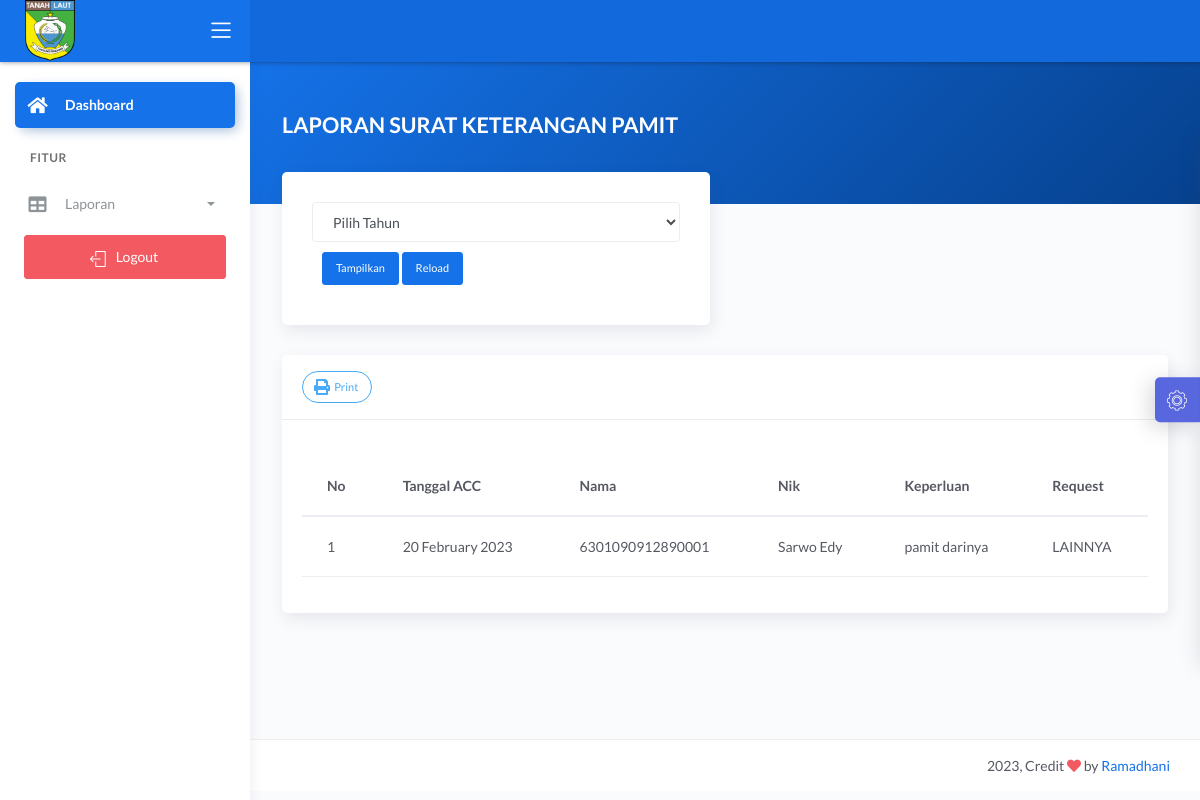
Screenshot of /demo1/main2.php?halaman=laporan_skp (signed in) with the database file from the repository.
### tables this page shows
CREATE TABLE `data_request_skp` (
  `id_request_skp` int(11) NOT NULL,
  `nik` varchar(16) NOT NULL,
  `tanggal_request` timestamp NOT NULL DEFAULT current_timestamp(),
  `scan_ktp` text NOT NULL,
  `scan_kk` text NOT NULL,
  `keperluan` varchar(30) NOT NULL,
  `keterangan` varchar(50) NOT NULL DEFAULT 'Data sedang diperiksa oleh Staf',
  `request` varchar(20) NOT NULL DEFAULT 'LAINNYA',
  `status` int(11) NOT NULL DEFAULT 0,
  `acc` date NOT NULL
);

CREATE TABLE `data_user` (
  `nik` varchar(16) NOT NULL,
  `password` varchar(225) NOT NULL,
  `hak_akses` varchar(225) NOT NULL,
  `nama` varchar(30) NOT NULL,
  `tanggal_lahir` date NOT NULL,
  `tempat_lahir` varchar(30) NOT NULL,
  `jekel` varchar(20) NOT NULL,
  `agama` varchar(20) NOT NULL,
  `alamat` text NOT NULL,
  `telepon` varchar(13) NOT NULL,
  `status_warga` varchar(30) NOT NULL
);

### demo1/laporan_skp.php (the view, shortened to what this page needs)
<?php
include '../konek.php';
?>
<?php
	if(!isset($_POST['tampilkan'])){
		$tahun = isset($_POST['tahun']) ? $_POST['tahun'] : '';
	$sql = "SELECT
		data_user.nik,
		data_user.nama,
		data_request_skp.acc,
		data_request_skp.keperluan,
		data_request_skp.request
	FROM
		data_user
	INNER JOIN data_request_skp ON data_request_skp.nik = data_user.nik
	WHERE data_request_skp.status = 3";
	$query = mysqli_query($konek,$sql);
	}
?>
            <div class="panel-header bg-primary-gradient">
					<div class="page-inner py-5">
						<div class="d-flex align-items-left align-items-md-center flex-column flex-md-row">
							<div>
								<h2 class="text-white pb-2 fw-bold">LAPORAN SURAT KETERANGAN PAMIT</h2>
							</div>
						</div>
					</div>
                </div>
                <div class="page-inner mt--5">
					<div class="row mt--2">
						<div class="col-md-6">
							<div class="card full-height">
								<div class="card-body">
								<div class="card-tools">
								<form action="" method="POST">
                                            <div class="form-group">
                                                <select name="tahun" class="form-control">
													<option value="">Pilih Tahun</option>
												</select>
                                                <div class="form-group">
                                                    <input type="submit" name="tampilkan" value="Tampilkan" class="btn btn-primary btn-sm">
													<a href="?halaman=laporan_skp">
													<input type="submit" value="Reload" class="btn btn-primary btn-sm">
													</a>
                                                </div>
                                            </div>
                                        </form>
									</div>
								</div>
							</div>
						</div>
					</div>
					<div class="row">
						<div class="col-md-12">
							<div class="card">
								<div class="card-header">
									<div class="card-tools">
											<a href="cetak_laporan_skp.php?tahun=<?php echo $tahun;?>" target="_blank" class="btn btn-info btn-border btn-round btn-sm">
												<span class="btn-label">
												</span>
												Print
											</a>
										</div>
								</div>
								<div class="card-body">
									<table class="table mt-3">
										<thead>
											<tr>
												<th scope="col">No</th>
												<th scope="col">Tanggal ACC</th>
												<th scope="col">Nama</th>
												<th scope="col">Nik</th>
												<th scope="col">Keperluan</th>
												<th scope="col">Request</th>
											</tr>
										</thead>
										<tbody>
											<?php
												$no=0;
												while($data=mysqli_fetch_array($query,MYSQLI_BOTH)){
													$no++;
													$nik = $data['nik'];
													$nama = $data['nama'];
													$tanggal = $data['acc'];
													$tgl = date('d F Y', strtotime($tanggal));
													$keperluan = $data['keperluan'];
													$request = $data['request'];
											?>
											<tr>
												<td><?php echo $no;?></td>
												<td><?php echo $tgl;?></td>
												<td><?php echo $nik;?></td>
												<td><?php echo $nama;?></td>
												<td><?php echo $keperluan;?></td>
												<td><?php echo $request;?></td>
											</tr>
											<?php
												}
											?>
										</tbody>
									</table>
								</div>
							</div>
						</div>
					</div>
			</div>

### rows the page displays
data_request_skp: acc "20 February 2023", nik.nik "6301090912890001", nik.nama "Sarwo Edy", keperluan "pamit darinya", request "LAINNYA"
